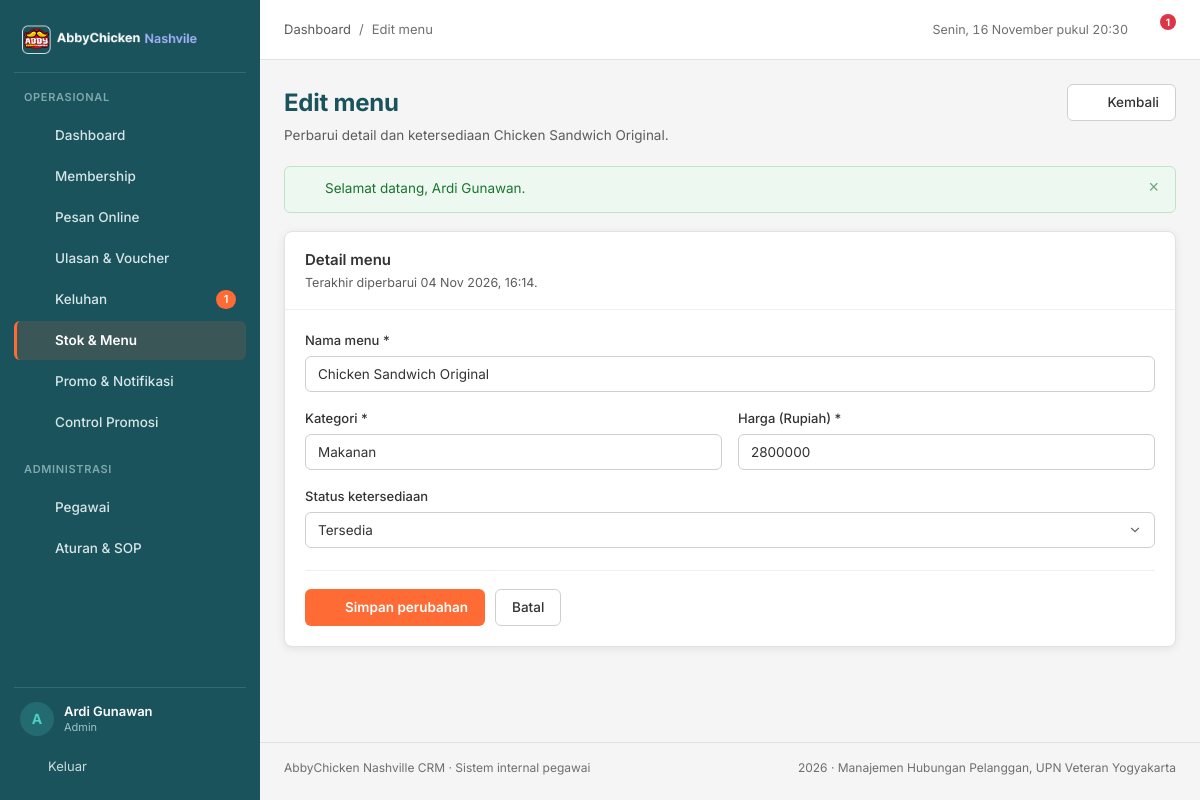
/pages/menu/edit.php?id=2 (signed in), run on the app's committed database.
### tables this page shows
CREATE TABLE `menu` (
  `menu_id` int(11) NOT NULL AUTO_INCREMENT,
  `name` varchar(100) NOT NULL,
  `kategori` varchar(50) NOT NULL,
  `harga` decimal(10,2) NOT NULL,
  `status_ketersediaan` enum('tersedia','tidak tersedia') NOT NULL DEFAULT 'tersedia',
  `updated_at` timestamp NOT NULL DEFAULT current_timestamp() ON UPDATE current_timestamp(),
  PRIMARY KEY (`menu_id`),
  KEY `idx_menu_kategori` (`kategori`),
  KEY `idx_menu_status` (`status_ketersediaan`)
);

### pages/menu/edit.php (the view, shortened to what this page needs)
<?php
require_once __DIR__ . '/../../config/database.php';
$id = (int) ($_GET['id'] ?? $_POST['menu_id'] ?? 0);
$stmt = mysqli_prepare($conn, 'SELECT * FROM menu WHERE menu_id = ? LIMIT 1');
mysqli_stmt_bind_param($stmt, 'i', $id);
mysqli_stmt_execute($stmt);
$menu = mysqli_fetch_assoc(mysqli_stmt_get_result($stmt));
$error = [];
$data  = [
    'name'               => $menu['name'],
    'kategori'           => $menu['kategori'],
    'harga'              => (int) $menu['harga'],
    'status_ketersediaan' => $menu['status_ketersediaan'],
];
$page_actions  = '<a class="btn btn--secondary" href="' . e(base_url('pages/menu/index.php')) . '">' . icon('arrow-left', 16) . ' Kembali</a>';
require_once __DIR__ . '/../../includes/header.php';
?>
<form class="card" method="post" action="" novalidate>
  <div class="card__head">
    <div>
      <h2>Detail menu</h2>
      <p>Terakhir diperbarui <?= e(tanggal_id($menu['updated_at'], true)) ?>.</p>
    </div>
  </div>
  <div class="card__body">
    <div class="form-grid">
      <div class="field field--full">
        <label for="name">Nama menu <span aria-hidden="true">*</span></label>
        <input class="input<?= isset($error['name']) ? ' is-invalid' : '' ?>" type="text" id="name" name="name"
               value="<?= e($data['name']) ?>" maxlength="100" required>
      </div>
      <div class="field">
        <label for="kategori">Kategori <span aria-hidden="true">*</span></label>
        <input class="input<?= isset($error['kategori']) ? ' is-invalid' : '' ?>" type="text" id="kategori" name="kategori"
               list="kategoriList" value="<?= e($data['kategori']) ?>" maxlength="50" required>
      </div>
      <div class="field">
        <label for="harga">Harga (Rupiah) <span aria-hidden="true">*</span></label>
        <input class="input<?= isset($error['harga']) ? ' is-invalid' : '' ?>" type="number" id="harga" name="harga"
               min="1" step="500" value="<?= (int) $data['harga'] ?>" required>
      </div>
      <div class="field field--full">
        <label for="status_ketersediaan">Status ketersediaan</label>
        <select class="select" id="status_ketersediaan" name="status_ketersediaan">
          <option value="tersedia" <?= $data['status_ketersediaan'] === 'tersedia' ? 'selected' : '' ?>>Tersedia</option>
        </select>
      </div>
    </div>
    <div class="form-actions">
      <button class="btn btn--primary" type="submit"><?= icon('check', 16) ?> Simpan perubahan</button>
      <a class="btn btn--secondary" href="<?= e(base_url('pages/menu/index.php')) ?>">Batal</a>
    </div>
  </div>
</form>
<?php require_once __DIR__ . '/../../includes/footer.php'; ?>

### assets/css/style.css (style rules this page uses)
:root { --teal-dark: #1A535C; --teal-dark-2: #14444B; --teal: #4ECDC4; --orange: #FF6B35; --orange-dark: #E55A2B; --white: #FFFFFF; --gray-50: #F5F5F5; --gray-100: #EFEFEF; --gray-200: #E2E2E2; --gray-300: #CFCFCF; --gray-500: #6F6F6F; --gray-600: #5C5C5C; --gray-900: #333333; --green: #28A745; --red: #DC3545; --amber: #E0A106; --blue: #2B7FD4; --radius-card: 8px; --radius-control: 6px; --shadow-card: 0 2px 8px rgba(0, 0, 0, 0.08); --sidebar-w: 260px; --font: 'Inter', -apple-system, BlinkMacSystemFont, 'Segoe UI', sans-serif; }
*, *::before, *::after { box-sizing: border-box; }
html { -webkit-text-size-adjust: 100%; }
body { margin: 0; font-family: var(--font); font-size: 14px; line-height: 1.55; color: var(--gray-900); background: var(--gray-50); -webkit-font-smoothing: antialiased; }
h1, h2, h3, h4, p, ul, ol, figure { margin: 0; }
h2 { font-size: 20px; font-weight: 600; }
a { color: var(--teal-dark); text-decoration: none; }
.card { background: var(--white); border: 1px solid var(--gray-200); border-radius: var(--radius-card); box-shadow: var(--shadow-card); }
.card__head { display: flex; align-items: flex-start; gap: 12px; padding: 16px 20px; border-bottom: 1px solid var(--gray-100); }
.card__head h2 { font-size: 15px; font-weight: 600; color: var(--gray-900); }
.card__head p { margin-top: 2px; font-size: 12.5px; color: var(--gray-600); }
.card__body { padding: 20px; }
.btn { display: inline-flex; align-items: center; justify-content: center; gap: 7px; padding: 8px 16px; border: 1px solid transparent; border-radius: var(--radius-control); font-family: inherit; font-size: 13.5px; font-weight: 500; line-height: 1.4; cursor: pointer; text-decoration: none; white-space: nowrap; transition: background-color 120ms ease, border-color 120ms ease, color 120ms ease; }
.btn--primary { background: var(--orange); color: var(--white); font-weight: 600; }
.btn--secondary { background: var(--white); border-color: var(--gray-300); color: var(--gray-900); }
.form-grid { display: grid; grid-template-columns: repeat(2, minmax(0, 1fr)); gap: 16px; }
.field { display: flex; flex-direction: column; gap: 6px; }
.field--full { grid-column: 1 / -1; }
.field label { font-size: 13px; font-weight: 500; color: var(--gray-900); }
.input, .select, .textarea { width: 100%; padding: 9px 12px; border: 1px solid var(--gray-300); border-radius: var(--radius-control); font-family: inherit; font-size: 13.5px; color: var(--gray-900); background: var(--white); transition: border-color 120ms ease, box-shadow 120ms ease; }
.select { appearance: none; background-repeat: no-repeat; background-position: right 12px center; padding-right: 34px; }
.form-actions { display: flex; align-items: center; gap: 10px; margin-top: 22px; padding-top: 18px; border-top: 1px solid var(--gray-100); flex-wrap: wrap; }

### data on the page
menu: updated_at "04 Nov 2026, 16:14", name "Chicken Sandwich Original", kategori "Makanan", harga "2800000", status_ketersediaan "Tersedia"

### other printed values
$item['label'] "Dashboard"
$item['label'] "Membership"
$item['label'] "Pesan Online"
$item['label'] "Ulasan & Voucher"
$item['label'] "Keluhan"
$tiket_terbuka "1"
$item['label'] "Stok & Menu"
$item['label'] "Promo & Notifikasi"
$item['label'] "Control Promosi"
$item['label'] "Pegawai"
$item['label'] "Aturan & SOP"
mb_substr($nama_pegawai, 0, 1) "A"
$nama_pegawai "Ardi Gunawan"
$role_pegawai "Admin"
$page_title "Edit menu"
